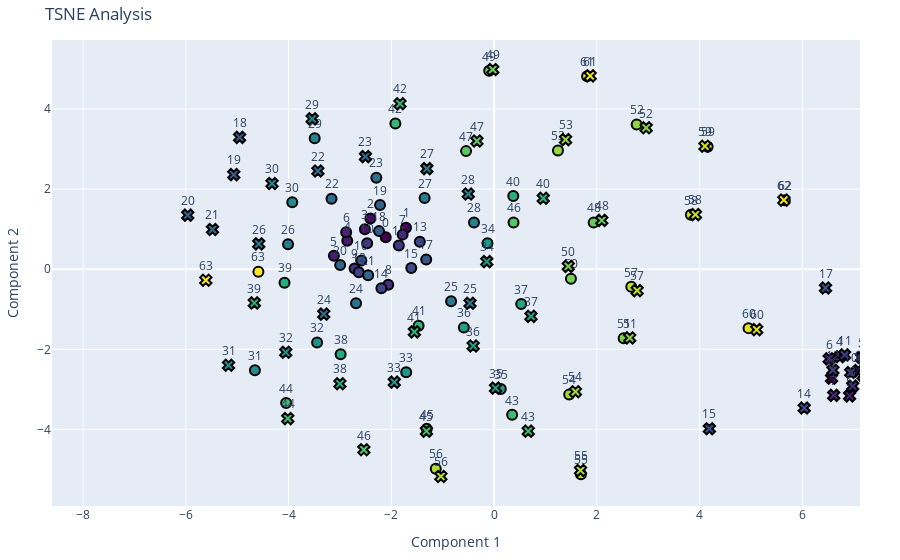

Notebook code for this chart:
### Code cell
decomp.tsne_2d(
    torch.cat([eVOnorm, Unorm.T]),
    labels=[[f"{i}" for i in range(64)], [f"{i}" for i in range(64)]],
    markers=[0, 4],
    perplexity=30,
)
